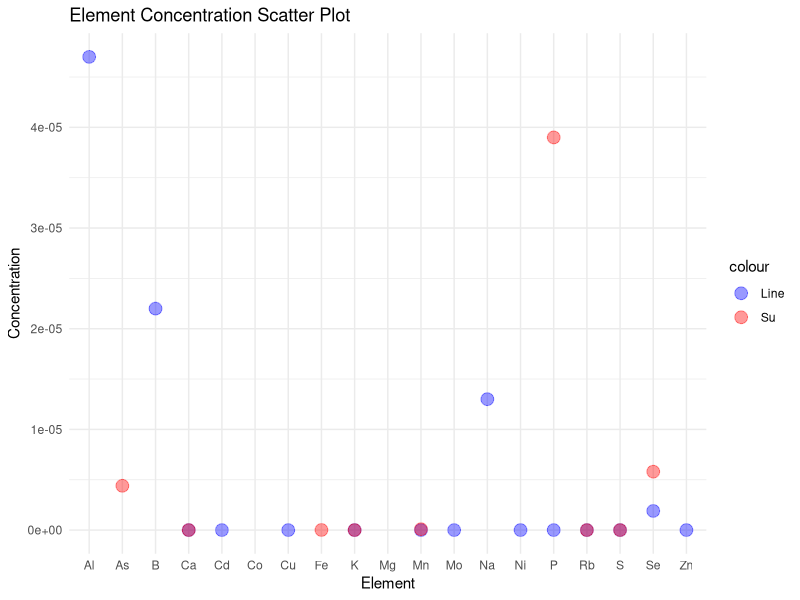

The R script that drew this image:
## ---- chunk 1
library(ggplot2)
## ---- chunk 2
df <- data.frame(
  Element = c("B", "Na", "Mg", "Al", "P", "S", "K", "Ca", "Mn", "Fe", "Co", "Ni", "Cu", "Zn", "As", "Se", "Rb", "Mo", "Cd"),
  Line = as.numeric(c("2.2E-05", "1.3E-05", NA, "4.7E-05", "2.9E-12", "6.7E-17", "2.6E-13", "8.7E-14", "2.1E-27", NA, NA, "1.6E-10", "3.3E-23", "2.9E-23", NA, "1.9E-06", "2.7E-32", "1.9E-27", "1.6E-24")),
  Su = as.numeric(c(NA, NA, NA, NA, "3.9E-05", "1.3E-10", "1.2E-16", "2.3E-09", "8.6E-08", "1.2E-08", NA, NA, NA, NA, "4.4E-06", "5.8E-06", "5.4E-11", NA, NA))
)

## ---- chunk 3
ggplot(df, aes(x = Element)) +
  geom_point(aes(y = Line, colour = "Line"), size = 4, alpha = 0.4) +
  geom_point(aes(y = Su, colour = "Su"), size = 4, alpha = 0.4) +
  scale_colour_manual(values = c("Line" = "blue", "Su" = "red")) +
  labs(title = "Element Concentration Scatter Plot", x = "Element", y = "Concentration") +
  theme_minimal()
